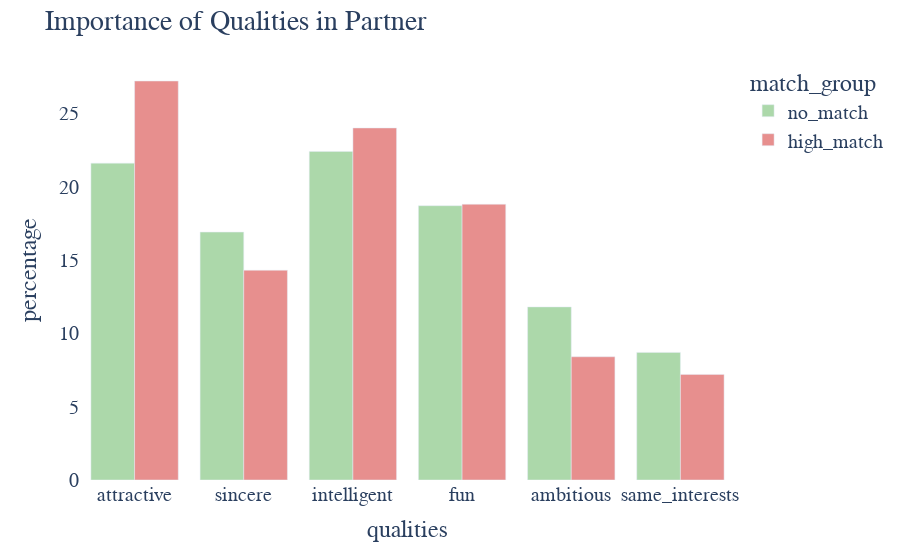

Notebook code cell kept with this figure:
### Code cell
# Plotting a multiple barplot of importance of attributes

color_discrete_map = {'no_match': 'rgb(172, 216, 170)', 'high_match': 'rgb(231, 143, 142)'} #using one of the paletts that Colburn shared
fig6= px.bar(df_data2 , x='qualities', y='percentage', color='match_group', barmode= 'group',color_discrete_map=color_discrete_map )
fig6.update_layout(paper_bgcolor = "rgba(0,0,0,0)",
                   plot_bgcolor = "rgba(0,0,0,0)",
                   font_family = "verdana",
                   font_size = 20,
                   title = 'Importance of Qualities in Partner'
)
fig6.show()

### Figure 1 — Plotly figure (JSON) as saved in the notebook; plotly's stock layout.template omitted (floating-point values rounded to 4 significant figures)
{"data": [{"alignmentgroup": "True", "hoverlabel": {"namelength": 0}, "hovertemplate": "match_group=no_match<br>qualities=%{x}<br>percentage=%{y}", "legendgroup": "no_match", "marker": {"color": "rgb(172, 216, 170)"}, "name": "no_match", "offsetgroup": "no_match", "orientation": "v", "showlegend": true, "textposition": "auto", "type": "bar", "x": ["attractive", "sincere", "intelligent", "fun", "ambitious", "same_interests"], "xaxis": "x", "y": [21.6, 16.9, 22.4, 18.7, 11.8, 8.7], "yaxis": "y"}, {"alignmentgroup": "True", "hoverlabel": {"namelength": 0}, "hovertemplate": "match_group=high_match<br>qualities=%{x}<br>percentage=%{y}", "legendgroup": "high_match", "marker": {"color": "rgb(231, 143, 142)"}, "name": "high_match", "offsetgroup": "high_match", "orientation": "v", "showlegend": true, "textposition": "auto", "type": "bar", "x": ["attractive", "sincere", "intelligent", "fun", "ambitious", "same_interests"], "xaxis": "x", "y": [27.2, 14.3, 24, 18.8, 8.4, 7.2], "yaxis": "y"}], "layout": {"autosize": true, "barmode": "group", "font": {"family": "verdana", "size": 20}, "legend": {"title": {"text": "match_group"}, "tracegroupgap": 0}, "margin": {"t": 60}, "paper_bgcolor": "rgba(0, 0, 0, 0)", "plot_bgcolor": "rgba(0, 0, 0, 0)", "title": {"text": "Importance of Qualities in Partner"}, "xaxis": {"anchor": "y", "autorange": true, "domain": [0, 1], "range": [-0.5, 5.5], "title": {"text": "qualities"}, "type": "category"}, "yaxis": {"anchor": "x", "autorange": true, "domain": [0, 1], "range": [0, 28.63], "title": {"text": "percentage"}, "type": "linear"}}}
